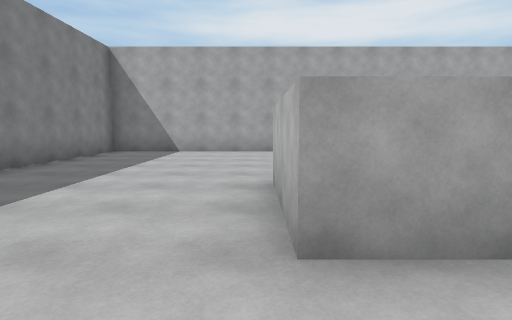
View 1 (above)

21 first-person views from a walk through a scene from a Unity 3-D project. The camera is 1.4 m above the floor, tilts 6° down and sees 80° across. The floor is counted in squares, 2 m on a side. Each view is taken from the middle of a square. On the plan, view 1 faces up. The plan holds only what a view shows up to about 10 squares ahead; the rest is blank. The place goes on beyond the plan. The player is left out. Surface patterns are stand-ins for the level's own textures.

View 2
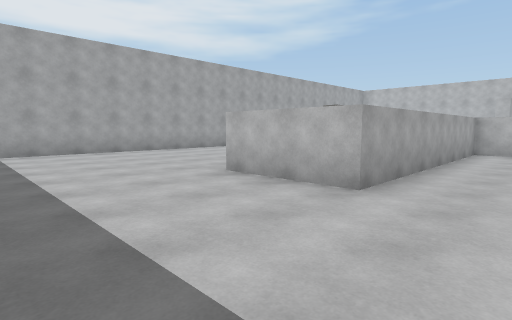

View 3
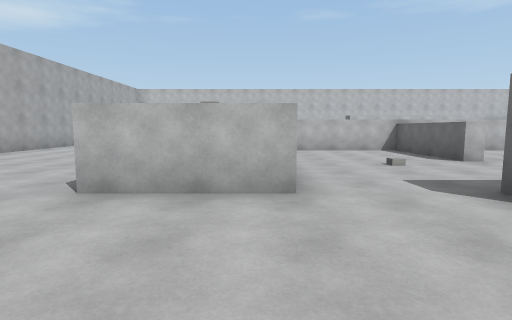

View 4
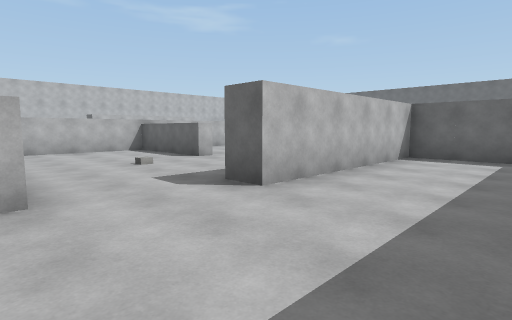

View 5
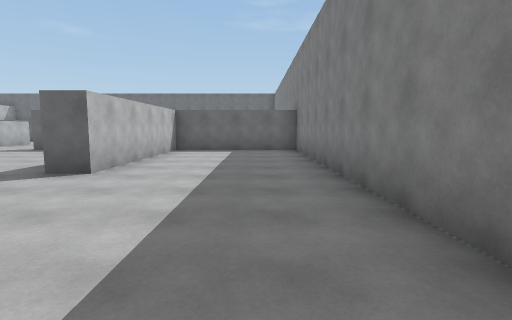

View 6
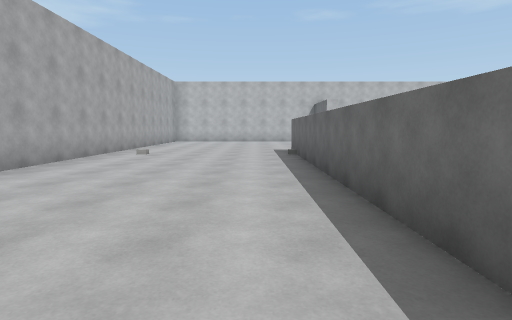

View 7
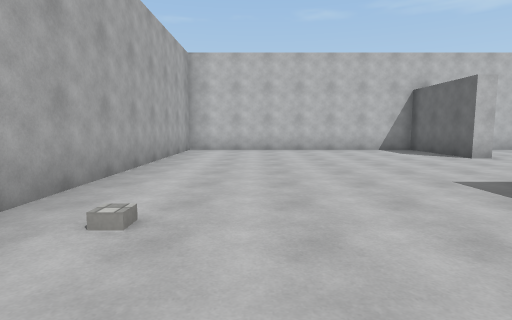

View 8
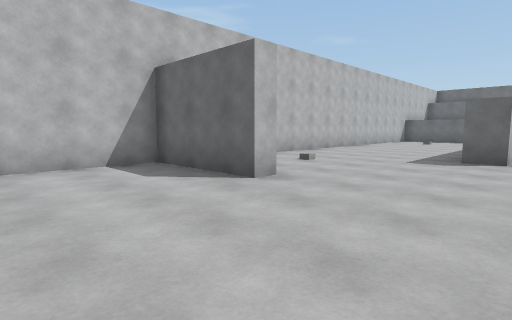

View 9
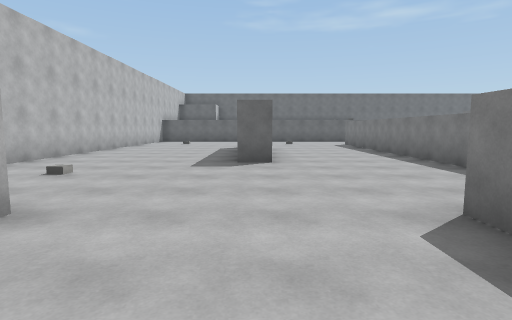

View 10
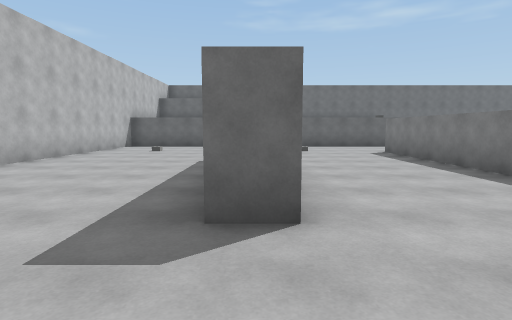

View 11
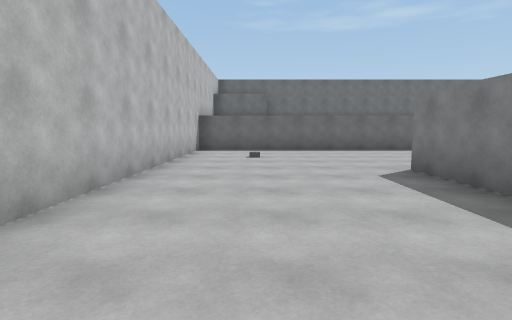

View 12
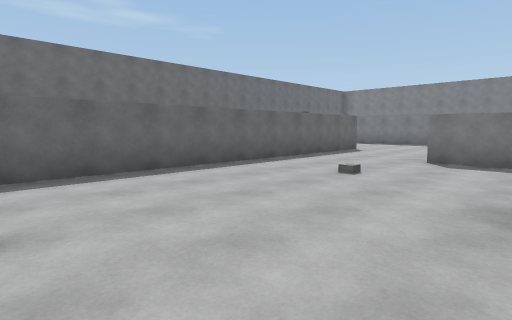

View 13
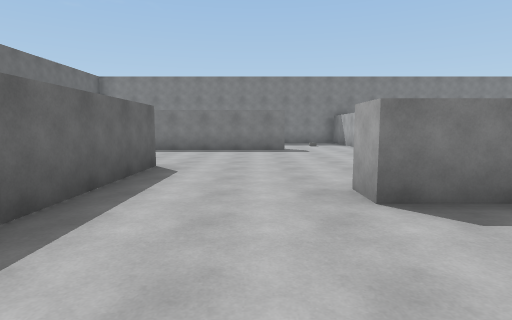

View 14
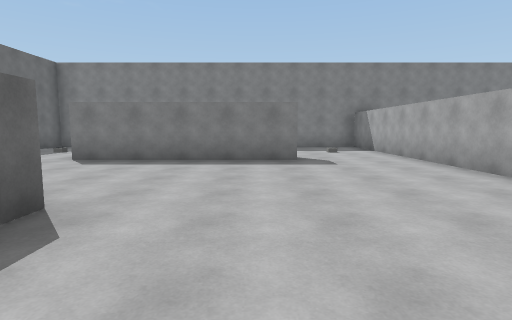

View 15
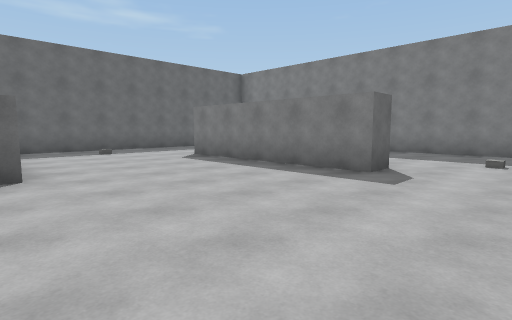

View 16
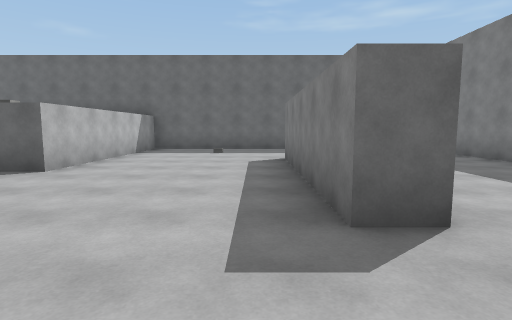

View 17
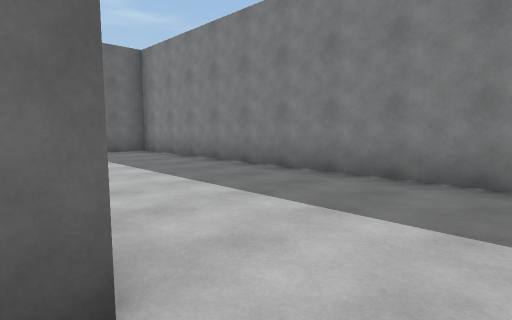

View 18
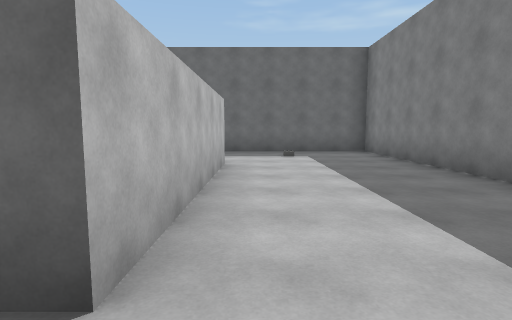

View 19
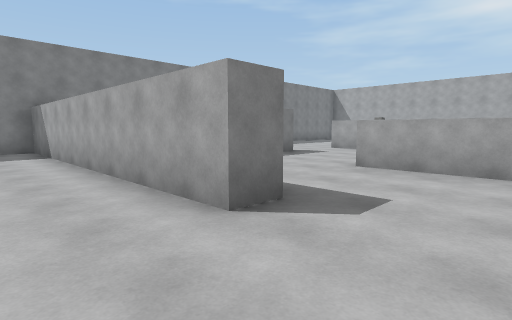

View 20
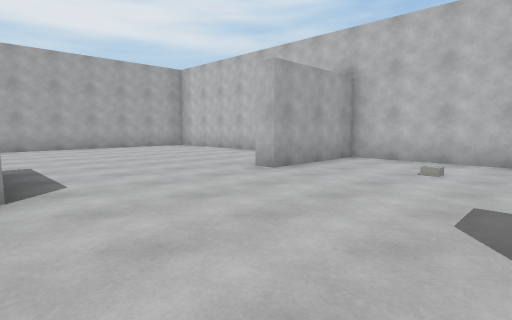

View 21
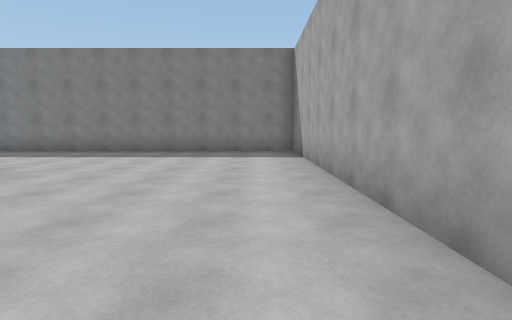

### Floor plan
Ten units are one square. View 1 is at (0, 0); x grows to the right and y downward. Boxes are objects, and circles mark ways between rooms. Rooms are numbered by the first view taken in them; rooms with no view inside come last. Other rooms are left out.
<svg viewBox="-48 -96 211 273">
<path fill="none" stroke="#000" d="M56 28 34 28 34 24 66 24M65 29 65 -16 2 -16M-4 6 3 6 3 11M36 57 41 57M65 59 65 51M72 14 72 89 65 89M107 28 107 22 115 22M114 50 114 71M41 57 41 64 -43 64 -43 172 38 172M93 -21 93 -15M2 -16 2 -40M11 -39 92 -39M-4 141 -4 91 3 91 3 141M44 171 44 118 158 118 158 -16 130 -16 130 -20 158 -20 158 -91 -43 -91 -43 57 -4 57 -4 6"/>
<circle cx="-5" cy="-5" r="3" fill="#2a7"/>
<circle cx="55" cy="60" r="3" fill="#2a7"/>
<text x="30" y="20">1</text>
<text x="80" y="30">2</text>
</svg>
Room 1 opens to room 2.

Where each view was taken, in squares from view 1:
view 1: 0 up, 0 right, facing up
view 2: 0 up, 3 left, facing up-right
view 3: 2 up, 3 left, facing right
view 4: 2 up, 3 left, facing down-right
view 5: 4 up, 3 left, facing down
view 6: 5 up, 0 right, facing right
view 7: 7 up, 6 right, facing right
view 8: 5 up, 10 right, facing down-right
view 9: 4 up, 11 right, facing down
view 10: 0 up, 11 right, facing down
view 11: 2 down, 14 right, facing down
view 12: 7 down, 14 right, facing down-left
view 13: 10 down, 10 right, facing left
view 14: 10 down, 7 right, facing left
view 15: 7 down, 5 right, facing down-left
view 16: 7 down, 1 right, facing down
view 17: 8 down, 0 right, facing down-left
view 18: 8 down, 1 left, facing down
view 19: 8 down, 6 right, facing up-left
view 20: 2 down, 9 right, facing up-right
view 21: 8 up, 5 right, facing left
